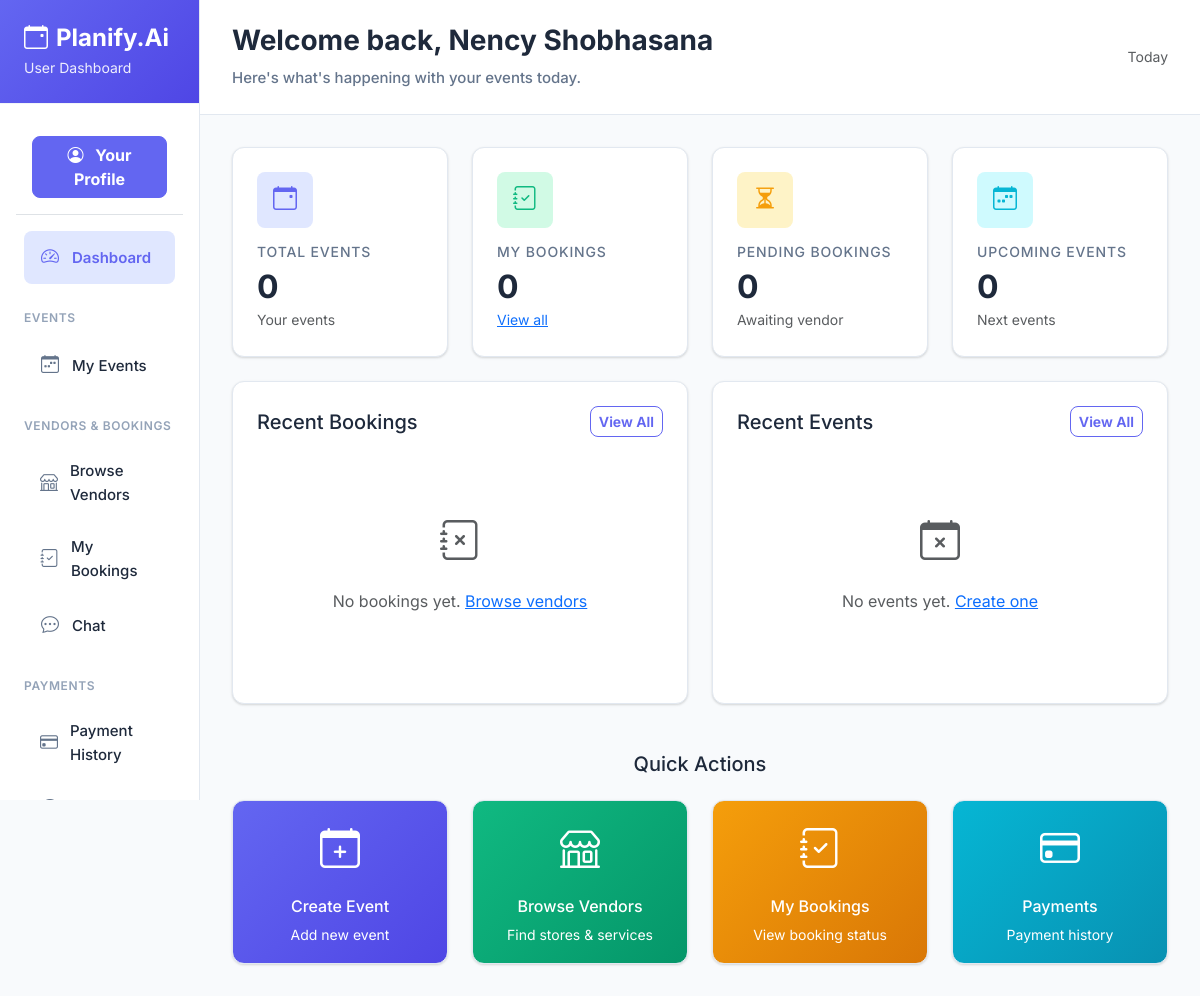
Page /user/ (signed in) on the earlier database version.
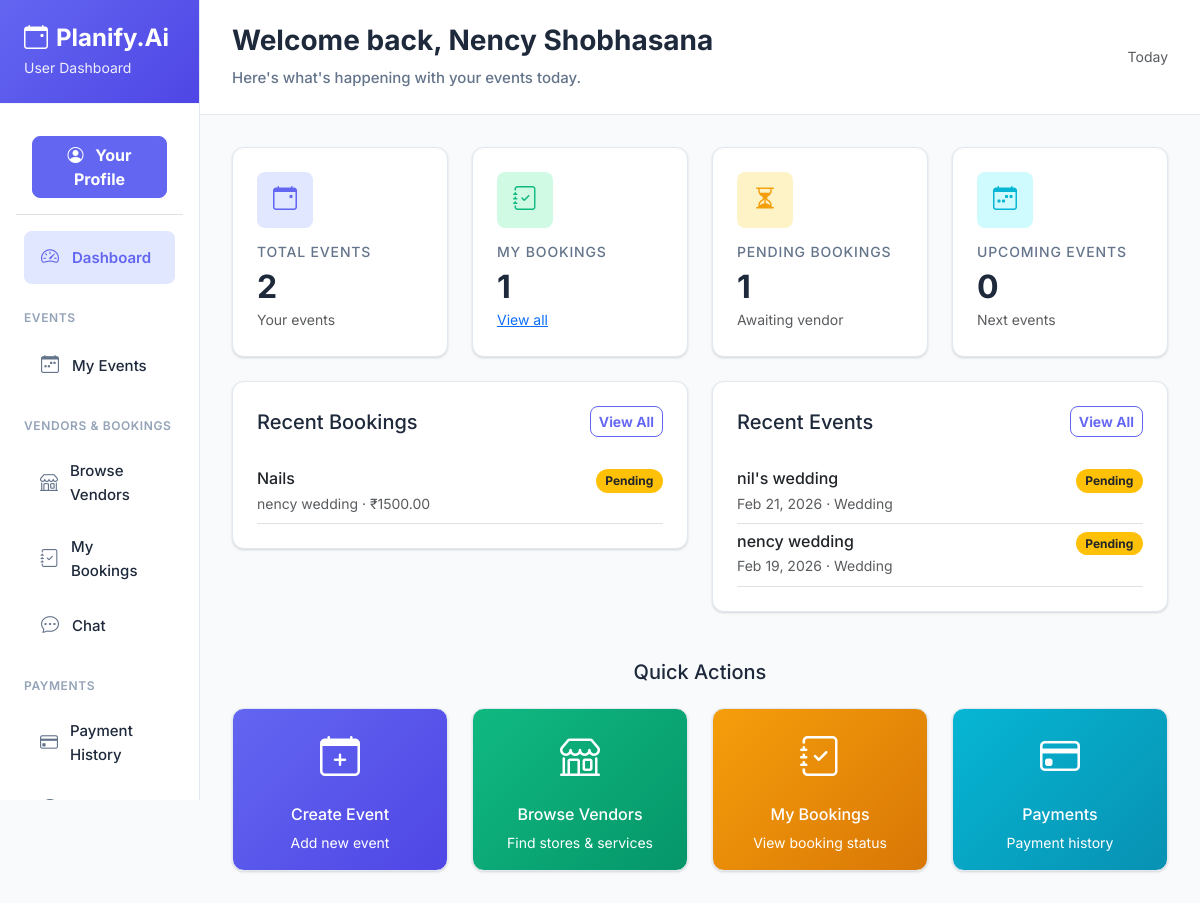
Same page on the later database version.
### vendor/models.py (models this page shows, shortened)
class Booking(models.Model):
    STATUS_PENDING = 'pending'
    STATUS_CONFIRMED = 'confirmed'
    STATUS_IN_PROGRESS = 'in_progress'
    STATUS_COMPLETED = 'completed'
    STATUS_CANCELLED = 'cancelled'
    STATUS_CHOICES = [
        (STATUS_PENDING, 'Pending'),
        (STATUS_CONFIRMED, 'Approved'),
        (STATUS_IN_PROGRESS, 'In Progress'),
        (STATUS_COMPLETED, 'Completed'),
        (STATUS_CANCELLED, 'Rejected'),
    ]
    event = models.ForeignKey(Event, on_delete=models.CASCADE, related_name='bookings')
    store = models.ForeignKey(Store, on_delete=models.CASCADE, related_name='bookings')
    service = models.ForeignKey(Service, on_delete=models.SET_NULL, null=True, blank=True, related_name='bookings')
    customer = models.ForeignKey(User, on_delete=models.CASCADE, related_name='customer_bookings')
    vendor = models.ForeignKey(User, on_delete=models.CASCADE, related_name='vendor_bookings')
    amount = models.DecimalField(max_digits=10, decimal_places=2)
    status = models.CharField(max_length=20, choices=STATUS_CHOICES, default=STATUS_PENDING)
    notes = models.TextField(blank=True, null=True)
    created_at = models.DateTimeField(auto_now_add=True)
    updated_at = models.DateTimeField(auto_now=True)
    booking_date = models.DateTimeField(null=True, blank=True)  # When the service will be provided

class Store(models.Model):
    vendor = models.ForeignKey(User, on_delete=models.CASCADE, limit_choices_to={'role__name__iexact': 'vendor'})
    store_name = models.CharField(max_length=200)
    description = models.TextField()
    phone = models.CharField(max_length=20, null=True, blank=True)
    category = models.ForeignKey(category, on_delete=models.CASCADE)
    address = models.TextField()
    city = models.CharField(max_length=100)
    price_start = models.DecimalField(max_digits=10, decimal_places=2)
    profile_image = models.ImageField(upload_to='store_images/', null=True, blank=True)
    created_at = models.DateTimeField(auto_now_add=True)
    updated_at = models.DateTimeField(auto_now=True)
    status = models.BooleanField(default=True)  # active/inactive

### user/models.py (models this page shows, shortened)
class Event(models.Model):
    STATUS_PENDING = 'pending'
    STATUS_CONFIRMED = 'confirmed'
    STATUS_COMPLETED = 'completed'
    STATUS_CANCELLED = 'cancelled'
    STATUS_CHOICES = [
        (STATUS_PENDING, 'Pending'),
        (STATUS_CONFIRMED, 'Confirmed'),
        (STATUS_COMPLETED, 'Completed'),
        (STATUS_CANCELLED, 'Cancelled'),
    ]
    TYPE_WEDDING = 'wedding'
    TYPE_CONFERENCE = 'conference'
    TYPE_PARTY = 'party'
    TYPE_OTHER = 'other'
    TYPE_CHOICES = [
        (TYPE_WEDDING, 'Wedding'),
        (TYPE_CONFERENCE, 'Conference'),
        (TYPE_PARTY, 'Party'),
        (TYPE_OTHER, 'Other'),
    ]
    owner = models.ForeignKey('account.User', on_delete=models.CASCADE, related_name='events')
    title = models.CharField(max_length=200)
    date = models.DateTimeField()
    event_type = models.CharField(max_length=50, choices=TYPE_CHOICES, default=TYPE_OTHER)
    status = models.CharField(max_length=20, choices=STATUS_CHOICES, default=STATUS_PENDING)
    guests = models.PositiveIntegerField(default=0)
    created_at = models.DateTimeField(auto_now_add=True)

### user/views.py (the view)
    def wrapper(request, *args, **kwargs):
        user_id = request.session.get('user_id')
        if not user_id:
            return redirect('/login/')
        try:
            User.objects.get(id=user_id)
        except User.DoesNotExist:
            request.session.flush()
            return redirect('/login/')
        return view_func(request, *args, **kwargs)

### event/context_processors.py (called while the page is built)
def global_app_info(request):
    return {
        'APP_NAME': 'Planify.Ai',
        'APP_LOGO_TEXT': 'PA',                 # Text logo (initials)
        'APP_LOGO_IMAGE': '/static/images/LOGO.png',   # Image logo (inside static/)
    }

def vendor_stores(request):
    try:
        from vendor.models import Store
        stores = Store.objects.filter(status=True).order_by('store_name')
    except Exception:
        stores = []
    return {
        'all_stores': stores
    }

def unread_counts(request):
    user_id = None
    try:
        user_id = request.session.get('user_id')
    except Exception:
        user_id = None
    unread_notifications = 0
    try:
        if user_id:
            from user.models import Notification
            unread_notifications = Notification.objects.filter(user_id=user_id, is_read=False).count()
    except Exception:
        unread_notifications = 0
    return {
        'unread_notifications': unread_notifications,
    }

### template/user/dashboard.html (shortened to what the changed rows need)
{% extends 'user/base.html' %}
{% block content %}
<div class="row g-4 mb-4">
    <div class="col-md-6 col-lg-3">
        <div class="stat-card">
            <div class="stat-card-icon primary">
                <i class="bi bi-calendar-event"></i>
            </div>
            <h6>Total Events</h6>
            <h2>{{ total_events }}</h2>
            <small class="text-muted">Your events</small>
        </div>
    </div>
    <div class="col-md-6 col-lg-3">
        <div class="stat-card">
            <div class="stat-card-icon success">
                <i class="bi bi-journal-check"></i>
            </div>
            <h6>My Bookings</h6>
            <h2>{{ total_bookings }}</h2>
            <small class="text-muted"><a href="{% url 'user:user_bookings' %}">View all</a></small>
        </div>
    </div>
    <div class="col-md-6 col-lg-3">
        <div class="stat-card">
            <div class="stat-card-icon warning">
                <i class="bi bi-hourglass-split"></i>
            </div>
            <h6>Pending Bookings</h6>
            <h2>{{ pending_bookings }}</h2>
            <small class="text-muted">Awaiting vendor</small>
        </div>
    </div>
    <div class="col-md-6 col-lg-3">
        <div class="stat-card">
            <h2>{{ upcoming_events }}</h2>
        </div>
    </div>
</div>
<div class="row g-4 mb-4">
    <div class="col-md-6">
        <div class="card-box">
            {% if recent_bookings %}
            <div class="list-group list-group-flush">
                {% for b in recent_bookings %}
                <div class="list-group-item px-0 border-0 border-bottom">
                    <div class="d-flex justify-content-between align-items-start">
                        <div>
                            <h6 class="mb-1">{{ b.store.store_name }}</h6>
                            <p class="mb-0 small text-muted">{{ b.event.title }} · ₹{{ b.amount }}</p>
                        </div>
                        <span class="badge bg-{% if b.status == 'pending' %}warning text-dark{% elif b.status == 'confirmed' %}primary{% elif b.status == 'completed' %}success{% else %}secondary{% endif %}">{{ b.status|title }}</span>
                    </div>
                </div>
                {% endfor %}
            </div>
            {% else %}
            <div class="text-center py-5">
                <i class="bi bi-journal-x fs-1 text-muted"></i>
                <p class="text-muted mt-3">No bookings yet. <a href="{% url 'user:stores_list' %}">Browse vendors</a></p>
            </div>
            {% endif %}
        </div>
    </div>
    <div class="col-md-6">
        <div class="card-box">
            {% if recent_events %}
            <div class="list-group list-group-flush">
                {% for event in recent_events %}
                <div class="list-group-item px-0 border-0 border-bottom">
                    <div class="d-flex justify-content-between align-items-start">
                        <div>
                            <h6 class="mb-1">{{ event.title }}</h6>
                            <p class="mb-0 small text-muted">{{ event.date|date:"M d, Y" }} · {{ event.get_event_type_display }}</p>
                        </div>
                        <span class="badge bg-{% if event.status == 'pending' %}warning text-dark{% elif event.status == 'confirmed' %}primary{% elif event.status == 'completed' %}success{% else %}secondary{% endif %}">{{ event.status|title }}</span>
                    </div>
                </div>
                {% endfor %}
            </div>
            {% else %}
            <div class="text-center py-5">
                <i class="bi bi-calendar-x fs-1 text-muted"></i>
                <p class="text-muted mt-3">No events yet. <a href="{% url 'user:event_create' %}">Create one</a></p>
            </div>
            {% endif %}
        </div>
    </div>
</div>
{% endblock %}

Differences in the rows shown:
added Booking: store.store_name "Nails", event "nency wedding", amount "1500.00", status "Pending"
added Event: title "nil's wedding", date "Feb 21, 2026", event_type "Wedding", status "Pending"
added Event: title "nency wedding", date "Feb 19, 2026", event_type "Wedding", status "Pending"
Other differences:
{{ total_events }}: "0" → "2"
{{ total_bookings }}: "0" → "1"
{{ pending_bookings }}: "0" → "1"
text no longer shown: "No bookings yet. Browse vendors No events yet. Create one"
